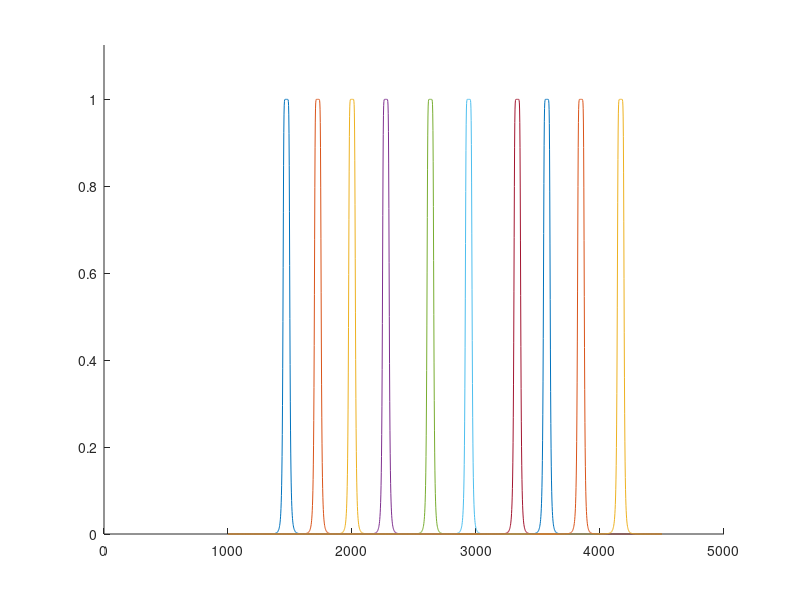
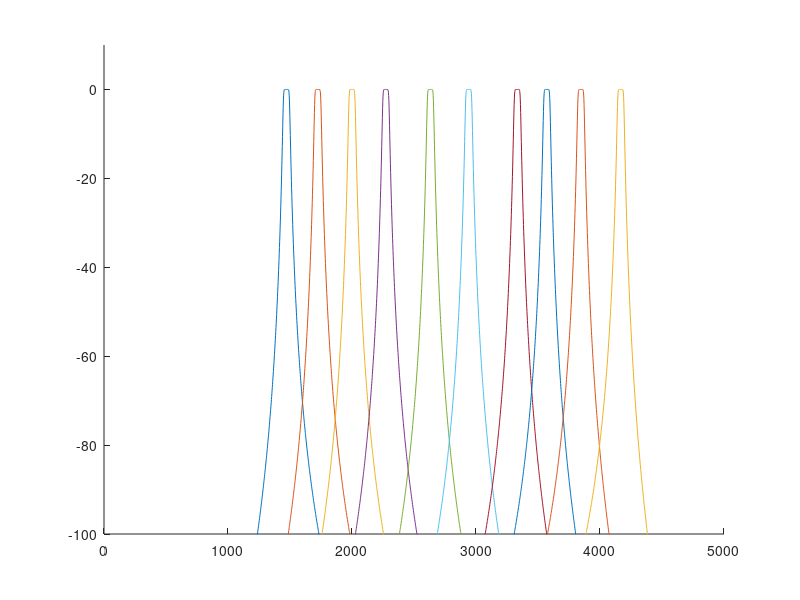
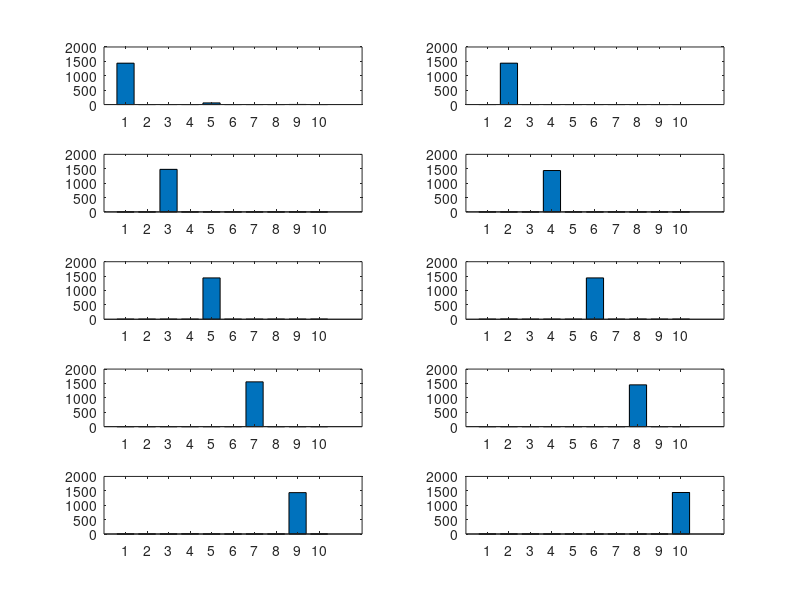

These figures' MATLAB source, in order:
NUMBER_OF_COEFFICIENTS = 11;
P_FREQ = [1471 1724 2000 2273 2632 2941 3333 3571 3846 4167];
FS = 10E3;
BANDWIDTH = 50;
T = linspace(0, 0.2, 2000);

a(length(P_FREQ),NUMBER_OF_COEFFICIENTS) = 0;
b(length(P_FREQ),NUMBER_OF_COEFFICIENTS) = 0;
total_energy(1:length(P_FREQ)) = 0;

for i = 1:length(P_FREQ)
    freq = P_FREQ(i);
    
    f_lower = freq - BANDWIDTH/2;
    f_upper = freq + BANDWIDTH/2;
    [b(i,:),a(i,:)] = butter(5, [f_lower*2/FS f_upper*2/FS]);
    
    figure(1);
    f_axis = linspace(1000, 4500, 2000);
    H1 = freqz(b(i,:), a(i,:), f_axis, FS);
    hold on;
    xlim([0 5000]);
    ylim([0 1.125]);
    plot(f_axis, abs(H1));
    hold off;
    
    figure(2);
    hold on;
    xlim([0 5000]);
    ylim([-100 10]);
    plot(f_axis, 20*log10(abs(H1)));
    hold off;
end

a
b
% save a1.txt a -ascii -double
% save b1.txt b -ascii -double

for i = 1:length(P_FREQ)
    freq = P_FREQ(i);
    x = square(2*pi*freq*T);
    
    for j = 1:length(P_FREQ)
        filtered = filter(b(j,:), a(j,:), x);
        total_energy(j) = sum(abs(filtered).^2);
    end
    
    figure(3);
    hold on;
    subplot(length(P_FREQ)/2,2,i), bar(total_energy);
end